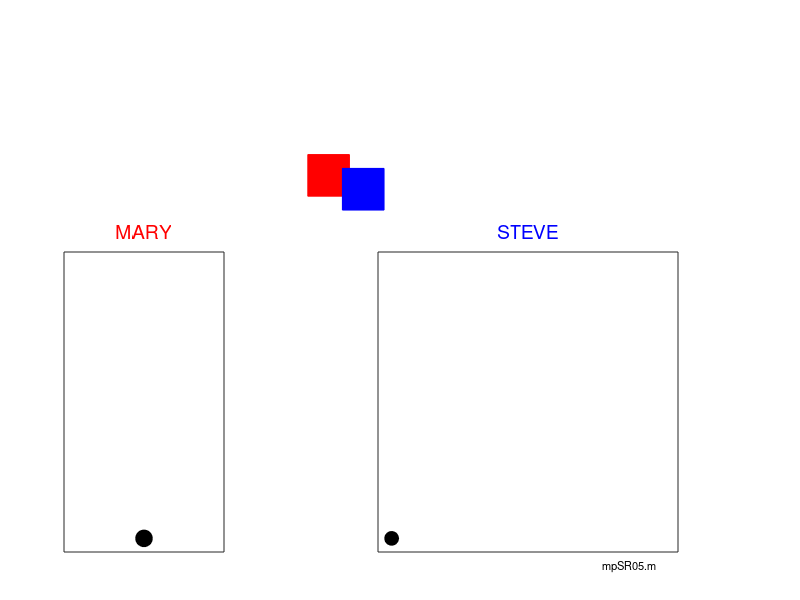

MATLAB code for this plot: (Note: this script raises an error after producing the figure.)
% mpSR03.m
% 190618  Matlab R2018b

% SPECIAL RELATIVITY ANIMATIONS
% Motion is relative;
%  A ball is thrown into the air.
%  Is the path of the ball a straight line or a parabola?
% The answer depends upon the observer

% DOING PHYSICS ONLINE 
%    http://www.physics.usyd.edu.au/teach_res/mp/mphome.htm
% Scripts
%     http://www.physics.usyd.edu.au/teach_res/mp/mscripts/

% VISUAL PHYSICS ONLINE
%    http://www.physics.usyd.edu.au/teach_res/hsp/sp/spHome.htm

% Documentation
%   http://www.physics.usyd.edu.au/teach_res/hsp/sp/mod72/mod72A.htm
% Ian Cooper  ian.cooper@sydney.edu.au
% School of Physics, University of Sydney

close all
clear
clc

% ANIMATION and GIF file ==============================================

% file name for animated gif   
    ag_name = 'ag_SR.gif'; 
% Delay in seconds before displaying the next image  
    delay = 0.1;
    frame1 = 0;

% SETUP ===============================================================

% Acceleration due to gravity
  ay = -10;
% Initial velocities
  v1x = 5;
  v1y = 20;
% Number of time steps
  nT = 51;

  
% CALCULATIONS  =======================================================

% Time
  tMax = abs(2*v1y/ay);
  t = linspace(0,tMax, nT);
% Displacements
  x = v1x.*t;
  y = v1y.*t + 0.5.*ay.*t.^2;
  
  
% GRAPHICS ============================================================

 figure(1)
   pos = [0.02 0.05 0.3 0.60];
   set(gcf,'Units','normalized')
   set(gcf,'Position',pos)
   set(gcf,'color','w')

   
 for cc = 1 : nT 
     
 % Mary -----------------------------------------------------    
 subplot('position',[0.08,0.08,0.2,0.50])
     xP = 0; yP = y(cc);
     Hplot = plot(xP,yP,'ok');
     set(Hplot,'markerfacecolor','k','markersize',12)
     hold on
     xlim([-1 1])
     ylim([-1 21])  
     
     set(gca,'fontsize',14)
     H = title('MARY'); 
     set(H,'fontweight','normal','color','r','fontsize',14)
     
     hold off
     set(gca,'xtick',[])
     set(gca,'ytick',[])
     
 % Steve --------------------------------------------------------------
  subplot('position',[0.36,0.08,0.6,0.50])
     xP = x(cc); yP = y(cc);
     Hplot = plot(xP,yP,'ok');
     set(Hplot,'markerfacecolor','k','markersize',10)
     hold on
    
     set(gca,'fontsize',14)
     H = title('STEVE'); 
     set(H,'fontweight','normal','color','b','fontsize',14)
     txt = '  mpSR05.m';
     H = text(15,-2,txt);
     set(H,'fontweight','normal','color','k','fontsize',8)
     set(gca,'xtick',[])
     set(gca,'ytick',[])
     axis equal
     hold off
     xlim([-1 21])
     ylim([-1 21])  
 
 % Steve and Mary --------------------------------------------------------------
 subplot('position',[0.08,0.65,0.8,0.30])
     xP = x(cc); yP = y(cc);
     Hplot = plot(xP,yP,'ok');
     set(Hplot,'markerfacecolor','k','markersize',10)
     hold on
     xP = x(cc); yP = 0;
     Hplot = plot(xP,yP,'sr');
     set(Hplot,'markerfacecolor','r','markersize',30)
     
     xP = 5; yP = -2;
     Hplot = plot(xP,yP,'sb');
     set(Hplot,'markerfacecolor','b','markersize',30)

     set(gca,'fontsize',14)
    
     set(gca,'ytick',[]) 
     axis equal
    
     xlim([-5 21])
     ylim([-5 21]) 
     axis off
     
     pause(0.1)
     hold off
  
         frame1 = frame1 + 1;
         frame = getframe(1);
         im = frame2im(frame);
         [imind,cm] = rgb2ind(im,256);
         % On the first loop, create the file. In subsequent loops, append.
         if frame1 == 1
           imwrite(imind,cm,ag_name,'gif','DelayTime',delay,'loopcount',inf);
         else
           imwrite(imind,cm,ag_name,'gif','DelayTime',delay,'writemode','append');
         end
end

   
